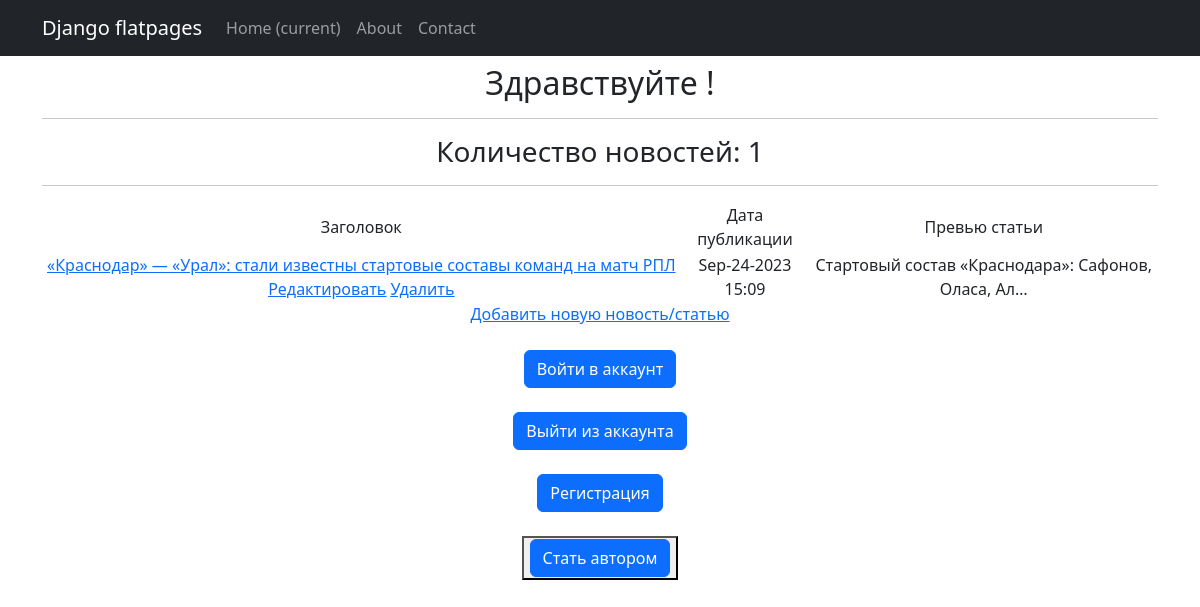
Page /news/ on the committed database.
### newapp/models.py (models this page shows, shortened)
class Post(models.Model):
    author = models.ForeignKey(Author, on_delete=models.CASCADE)
    NEWS = 'NW'
    ARTICLE = 'AR'
    CATEGORY_CHOICES = (
        (NEWS, 'Новость'),
        (ARTICLE, 'Статья'),
    )
    categoryType = models.CharField(max_length=2, choices=CATEGORY_CHOICES, default=ARTICLE)
    dateCreation = models.DateTimeField(auto_now_add=True)
    postCategory = models.ManyToManyField(Category, through='PostCategory')
    title = models.CharField(max_length=128)
    text = models.TextField()
    rating = models.SmallIntegerField(default=0)

### newapp/views.py (the view, shortened to what this page needs)
# urls.py: path('', NewsListView.as_view(), name='main_page'),
class NewsListView(ListView):
    model = Post
    template_name = 'news.html'
    context_object_name = 'news'
    queryset = Post.objects.order_by('-id')
    paginate_by = 3
    form_class = NewsForm
    def get_context_data(self, **kwargs):
        context = super().get_context_data(**kwargs)
        context['filter'] = NewsFilter(self.request.GET, queryset=self.get_queryset())
        context['form'] = self.form_class()
        context['is_not_authors'] = not self.request.user.groups.filter(name='authors').exists()
        return context

### newapp/templatetags/custom_filters.py (called while the page is built)
@register.filter(name='censor')
def censor(value):
    censored_words = [ "дебил", 'придурок', 'дурак']
    censored_value = value
    for word in censored_words:
        censored_value = censored_value.replace(word, '*' * len(word))
    return censored_value

### templates/news.html (shortened to what this page needs)
{% extends 'flatpages/default.html' %}
{% load custom_filters %}
{% block content %}
    <h2>Здравствуйте {{request.user.username}}!</h2>
    <hr>
    <h3>Количество новостей: {{ news|length }}</h3>
    <hr>
    {% if news %}
        <table>
            <tr>
                <td>
                    Заголовок
                </td>
                <td>
                    Дата публикации
                </td>
                <td>
                    Превью статьи
                </td>
            </tr>
            {% for new in news %}
                <tr>
                    <td>
                        <a href="{% url 'new' new.id %}">{{ new.title|censor }}</a>
                        <a href="{% url 'news-update' new.id %}"><u>Редактировать</u></a>
                        <a href="{% url 'news-delete' new.id %}"><u>Удалить</u></a>
                    </td>
                    <td>
                        {{ new.dateCreation|date:'M-d-Y H:m'}}
                    </td>
                    <td>
                        {{ new.text|truncatechars:50|censor }}
                    </td>
                </tr>
            {% endfor %}
        </table>
<a href="{% url 'news-create' %}">Добавить новую новость/статью</a> <br>
    {% else %}
        <h2>Новостей нет!</h2>
    {% endif %}
<br>
<a class="btn btn-primary" href="{% url 'login' %}">
 Войти в аккаунт
</a>
<br><br>
<a class="btn btn-primary" href="{% url 'logout' %}">
 Выйти из аккаунта
</a>
<br><br>
<a class="btn btn-primary" href="{% url 'signup' %}">
 Регистрация
</a>
<br><br>
{% if is_not_authors %}
<button><a class="btn btn-primary" href="{% url 'be_author' %}">Стать автором</a></button>
{% else %}
    <h3>Вы уже являетесь автором</h3>
{% endif %}
{% endblock content %}

### rows in the picture
Post: title|censor "«Краснодар» — «Урал»: стали известны стартовые составы команд на матч РПЛ", dateCreation "Sep-24-2023 15:09", text|censor "Стартовый состав «Краснодара»: Сафонов, Оласа, Ал…"

### other values in the picture
{{ news|length }} "1"
